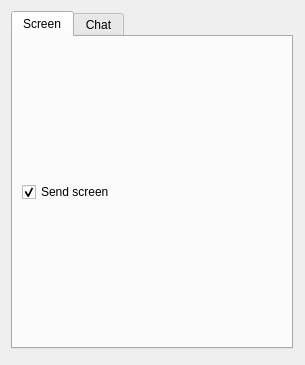
<?xml version="1.0" encoding="UTF-8"?>
<ui version="4.0">
 <class>MainWindow</class>
 <widget class="QWidget" name="MainWindow">
  <property name="geometry">
   <rect>
    <x>0</x>
    <y>0</y>
    <width>305</width>
    <height>365</height>
   </rect>
  </property>
  <property name="sizePolicy">
   <sizepolicy hsizetype="Expanding" vsizetype="Expanding">
    <horstretch>0</horstretch>
    <verstretch>0</verstretch>
   </sizepolicy>
  </property>
  <property name="windowTitle">
   <string>Form</string>
  </property>
  <widget class="QTabWidget" name="tabWidget">
   <property name="geometry">
    <rect>
     <x>11</x>
     <y>11</y>
     <width>282</width>
     <height>338</height>
    </rect>
   </property>
   <property name="currentIndex">
    <number>0</number>
   </property>
   <widget class="QWidget" name="tab_3">
    <property name="sizePolicy">
     <sizepolicy hsizetype="Expanding" vsizetype="Expanding">
      <horstretch>0</horstretch>
      <verstretch>0</verstretch>
     </sizepolicy>
    </property>
    <attribute name="title">
     <string>Screen</string>
    </attribute>
    <layout class="QHBoxLayout" name="horizontalLayout">
     <property name="sizeConstraint">
      <enum>QLayout::SetNoConstraint</enum>
     </property>
     <item>
      <widget class="QCheckBox" name="checkBox">
       <property name="text">
        <string>Send screen</string>
       </property>
       <property name="checked">
        <bool>true</bool>
       </property>
      </widget>
     </item>
    </layout>
   </widget>
   <widget class="QWidget" name="tab_2">
    <property name="sizePolicy">
     <sizepolicy hsizetype="Expanding" vsizetype="Expanding">
      <horstretch>0</horstretch>
      <verstretch>0</verstretch>
     </sizepolicy>
    </property>
    <attribute name="title">
     <string>Chat</string>
    </attribute>
    <layout class="QVBoxLayout" name="verticalLayout_3">
     <item>
      <widget class="QTextEdit" name="textChat"/>
     </item>
     <item>
      <widget class="Line" name="line">
       <property name="orientation">
        <enum>Qt::Horizontal</enum>
       </property>
      </widget>
     </item>
     <item>
      <widget class="QLineEdit" name="lineChat"/>
     </item>
     <item>
      <widget class="QPushButton" name="pushChat">
       <property name="text">
        <string>send</string>
       </property>
      </widget>
     </item>
    </layout>
   </widget>
  </widget>
 </widget>
 <resources/>
 <connections/>
</ui>
